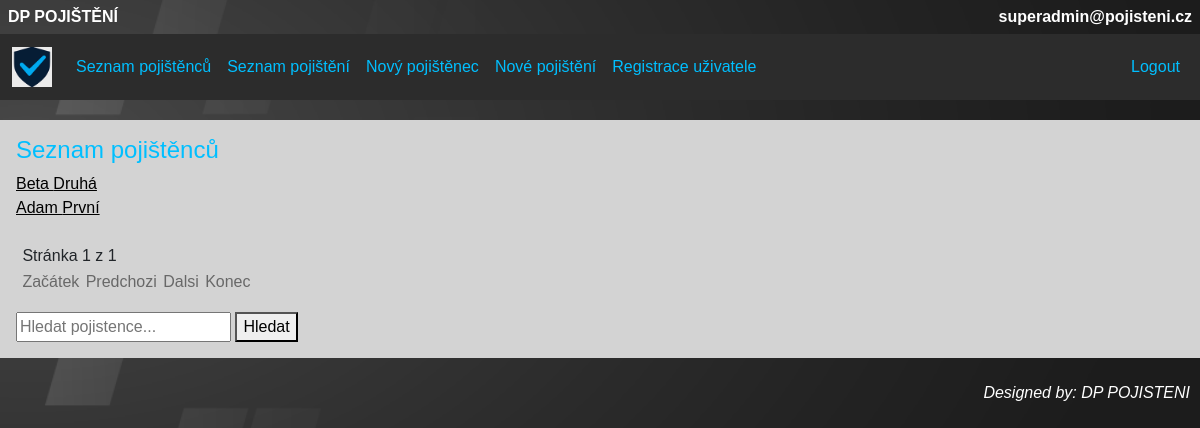
Before: /pojistenci/pojistenec_index/ (signed in) with the older database file.
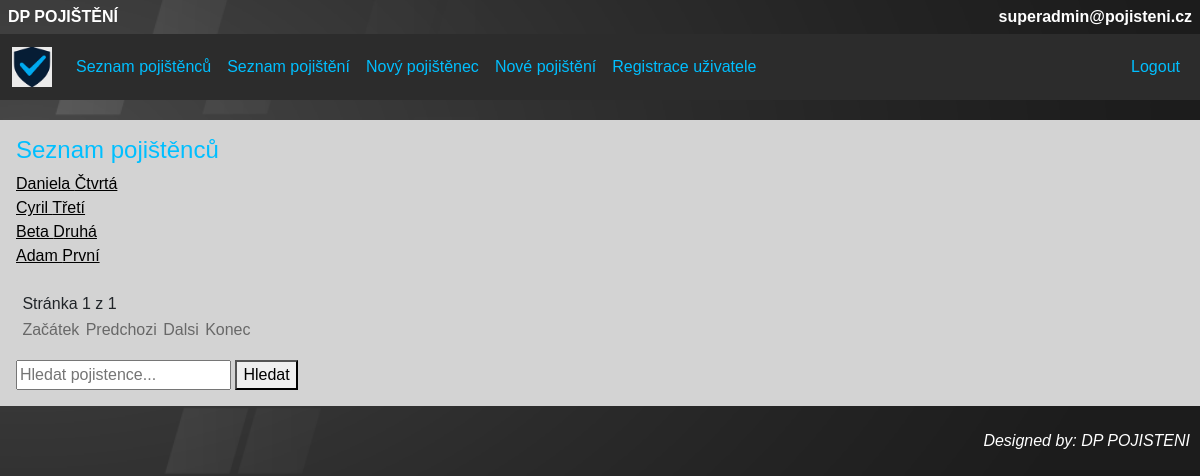
After: the same page with the newer database file.
### pojistenci/models.py (models this page shows, shortened)
class Pojistenec(models.Model):
    jmeno = models.CharField(max_length=100, validators=[text_validator, min_length_validator, max_length_validator])
    prijmeni = models.CharField(max_length=100, validators=[text_validator, min_length_validator, max_length_validator])
    email = models.EmailField(max_length=100, validators=[EmailValidator(), max_length_validator])
    telefon = models.CharField(max_length=22, validators=[telefon_validator])
    ulice = models.CharField(max_length=100, validators=[alphanum_space_dash_validator, min_length_validator, max_length_validator])
    cislo = models.CharField(max_length=100, validators=[alphanum_space_dash_validator, max_length_validator])
    mesto = models.CharField(max_length=100, validators=[alphanum_space_dash_validator, min_length_validator, max_length_validator])
    psc = models.CharField(max_length=6, validators=[psc_validator])
    class Meta:
        verbose_name = "Pojištěnec"
        verbose_name_plural = "Pojištěnci"

### pojistenci/views.py (the view)
# urls.py: path("pojistenec_index/", views.PojistenecIndex.as_view(), name="pojistenec_index"),
class PojistenecIndex(LoginRequiredMixin, generic.ListView):
    model = Pojistenec
    template_name = "pojistenci/pojistenec_index.html"  # cesta k šabloně ze složky templates (je možné sdílet mezi aplikacemi)
    context_object_name = "seznam_pojistencu"  # pod tímto jménem budeme volat seznam objektů v šabloně
    paginate_by = 10
    def get_queryset(self):
        return Pojistenec.objects.all().order_by("-id")

### pojistenci/templates/pojistenci/pojistenec_index.html
{% extends "base.html" %}
{% block content %}
<h4>Seznam pojištěnců</h4>
{% for pojistenec in seznam_pojistencu %}
<a href="{% url 'pojistenec_detail' pojistenec.id %}" class="list_of_items">
    {{ pojistenec.jmeno }} {{ pojistenec.prijmeni }}
</a><br>
{% empty %}
<p>Žádní pojištěnci nebyli nalezeni.</p>
{% endfor %}
<br>
<span class="number_of_pages"> Stránka {{ page_obj.number }} z {{ page_obj.paginator.num_pages }} </span>
<nav class="flex_box_page">
    <ul class="pagination">
        {% if page_obj.number == 1 %}
        <li><span class="nav_page_item disabled">Začátek</span></li>
        {% else %}
        <li><a href="?page={{ page_obj.paginator.start_index }}" class="nav_page_item">Začátek</a></li>
        {% endif %}
        {% if page_obj.has_previous %}
        <li><a href="?page={{ page_obj.previous_page_number }}" class="nav_page_item">Predchozi</a></li>
        {% else %}
        <li><span class="nav_page_item disabled">Predchozi</span></li>
        {% endif %}
        {% if page_obj.has_next %}
        <li><a href="?page={{ page_obj.next_page_number }}" class="nav_page_item">Dalsi</a></li>
        {% else %}
        <li><span class="nav_page_item disabled">Dalsi</span></li>
        {% endif %}
        {% if page_obj.number == page_obj.paginator.num_pages %}
        <li><span class="nav_page_item disabled">Konec</span></li>
        {% else %}
        <li><a href="?page={{ page_obj.paginator.num_pages }}" class="nav_page_item">Konec</a></li>
        {% endif %}
    </ul>
</nav>
<form method="get" action="{% url 'pojistenec_search' %}">
    <input type="text" name="q" value="{{ query }}" placeholder="Hledat pojistence...">
    <button type="submit">Hledat</button>
</form>
{% endblock %}

Changed rows visible on the page:
added Pojistenec: jmeno "Daniela", prijmeni "Čtvrtá"
added Pojistenec: jmeno "Cyril", prijmeni "Třetí"
